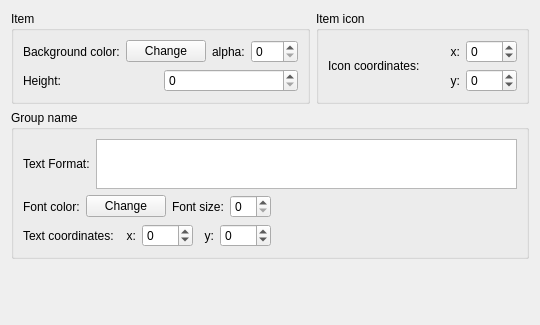
          <widget class="QWidget" name="scrollAreaWidgetContents" >
           <property name="geometry" >
            <rect>
             <x>0</x>
             <y>0</y>
             <width>540</width>
             <height>325</height>
            </rect>
           </property>
           <layout class="QGridLayout" name="gridLayout_7" >
            <item row="0" column="0" >
             <widget class="QGroupBox" name="groupBox_2" >
              <property name="title" >
               <string>Item</string>
              </property>
              <layout class="QGridLayout" name="gridLayout_5" >
               <item row="0" column="0" >
                <layout class="QHBoxLayout" name="horizontalLayout_4" >
                 <item>
                  <widget class="QLabel" name="label_6" >
                   <property name="text" >
                    <string>Background color:</string>
                   </property>
                  </widget>
                 </item>
                 <item>
                  <widget class="QPushButton" name="gBackgroundColor" >
                   <property name="text" >
                    <string>Change</string>
                   </property>
                  </widget>
                 </item>
                 <item>
                  <widget class="QLabel" name="label_49" >
                   <property name="text" >
                    <string>alpha:</string>
                   </property>
                  </widget>
                 </item>
                 <item>
                  <widget class="QSpinBox" name="gBackgroundAlpha" >
                   <property name="maximum" >
                    <number>255</number>
                   </property>
                  </widget>
                 </item>
                </layout>
               </item>
               <item row="1" column="0" >
                <layout class="QHBoxLayout" name="horizontalLayout" >
                 <item>
                  <widget class="QLabel" name="label" >
                   <property name="text" >
                    <string>Height:</string>
                   </property>
                  </widget>
                 </item>
                 <item>
                  <widget class="QSpinBox" name="gHeight" />
                 </item>
                </layout>
               </item>
              </layout>
             </widget>
            </item>
            <item row="0" column="1" >
             <widget class="QGroupBox" name="groupBox_3" >
              <property name="title" >
               <string>Item icon</string>
              </property>
              <layout class="QGridLayout" name="gridLayout_6" >
               <item row="0" column="0" >
                <layout class="QHBoxLayout" name="horizontalLayout_5" >
                 <item>
                  <widget class="QLabel" name="label_7" >
                   <property name="text" >
                    <string>Icon coordinates:</string>
                   </property>
                  </widget>
                 </item>
                 <item>
                  <layout class="QGridLayout" name="gridLayout_3" >
                   <item row="0" column="0" >
                    <widget class="QLabel" name="label_8" >
                     <property name="text" >
                      <string>x:</string>
                     </property>
                     <property name="alignment" >
                      <set>Qt::AlignRight|Qt::AlignTrailing|Qt::AlignVCenter</set>
                     </property>
                    </widget>
                   </item>
                   <item row="0" column="1" >
                    <widget class="QSpinBox" name="gIconCoordinates0" >
                     <property name="minimum" >
                      <number>-500</number>
                     </property>
                     <property name="maximum" >
                      <number>500</number>
                     </property>
                    </widget>
                   </item>
                   <item row="1" column="0" >
                    <widget class="QLabel" name="label_9" >
                     <property name="text" >
                      <string>y:</string>
                     </property>
                     <property name="alignment" >
                      <set>Qt::AlignRight|Qt::AlignTrailing|Qt::AlignVCenter</set>
                     </property>
                    </widget>
                   </item>
                   <item row="1" column="1" >
                    <widget class="QSpinBox" name="gIconCoordinates1" >
                     <property name="minimum" >
                      <number>-500</number>
                     </property>
                     <property name="value" >
                      <number>0</number>
                     </property>
                    </widget>
                   </item>
                  </layout>
                 </item>
                </layout>
               </item>
              </layout>
             </widget>
            </item>
            <item row="1" column="0" colspan="2" >
             <widget class="QGroupBox" name="groupBox" >
              <property name="title" >
               <string>Group name</string>
              </property>
              <layout class="QGridLayout" name="gridLayout_2" >
               <item row="0" column="0" colspan="3" >
                <layout class="QHBoxLayout" name="horizontalLayout_2" >
                 <item>
                  <widget class="QLabel" name="label_2" >
                   <property name="text" >
                    <string>Text Format:</string>
                   </property>
                  </widget>
                 </item>
                 <item>
                  <widget class="QTextEdit" name="textFormat" >
                   <property name="maximumSize" >
                    <size>
                     <width>16777215</width>
                     <height>50</height>
                    </size>
                   </property>
                  </widget>
                 </item>
                </layout>
               </item>
               <item row="1" column="0" >
                <layout class="QHBoxLayout" name="horizontalLayout_6" >
                 <item>
                  <widget class="QLabel" name="label_10" >
                   <property name="text" >
                    <string>Font color:</string>
                   </property>
                  </widget>
                 </item>
                 <item>
                  <widget class="QPushButton" name="gFontColor" >
                   <property name="text" >
                    <string>Change</string>
                   </property>
                  </widget>
                 </item>
                </layout>
               </item>
               <item row="1" column="1" >
                <layout class="QHBoxLayout" name="horizontalLayout_7" >
                 <item>
                  <widget class="QLabel" name="label_11" >
                   <property name="text" >
                    <string>Font size:</string>
                   </property>
                  </widget>
                 </item>
                 <item>
                  <widget class="QSpinBox" name="gFontSize" />
                 </item>
                </layout>
               </item>
               <item rowspan="2" row="1" column="2" >
                <spacer name="horizontalSpacer_2" >
                 <property name="orientation" >
                  <enum>Qt::Horizontal</enum>
                 </property>
                 <property name="sizeHint" stdset="0" >
                  <size>
                   <width>255</width>
                   <height>38</height>
                  </size>
                 </property>
                </spacer>
               </item>
               <item row="2" column="0" colspan="2" >
                <layout class="QHBoxLayout" name="horizontalLayout_3" >
                 <item>
                  <widget class="QLabel" name="label_3" >
                   <property name="text" >
                    <string>Text coordinates:</string>
                   </property>
                  </widget>
                 </item>
                 <item>
                  <widget class="QLabel" name="label_4" >
                   <property name="text" >
                    <string>x:</string>
                   </property>
                   <property name="alignment" >
                    <set>Qt::AlignRight|Qt::AlignTrailing|Qt::AlignVCenter</set>
                   </property>
                  </widget>
                 </item>
                 <item>
                  <widget class="QSpinBox" name="gTextCoordinates0" >
                   <property name="minimum" >
                    <number>-500</number>
                   </property>
                   <property name="maximum" >
                    <number>500</number>
                   </property>
                  </widget>
                 </item>
                 <item>
                  <widget class="QLabel" name="label_5" >
                   <property name="text" >
                    <string>y:</string>
                   </property>
                   <property name="alignment" >
                    <set>Qt::AlignRight|Qt::AlignTrailing|Qt::AlignVCenter</set>
                   </property>
                  </widget>
                 </item>
                 <item>
                  <widget class="QSpinBox" name="gTextCoordinates1" >
                   <property name="minimum" >
                    <number>-500</number>
                   </property>
                   <property name="value" >
                    <number>0</number>
                   </property>
                  </widget>
                 </item>
                </layout>
               </item>
              </layout>
             </widget>
            </item>
            <item row="2" column="1" >
             <spacer name="verticalSpacer" >
              <property name="orientation" >
               <enum>Qt::Vertical</enum>
              </property>
              <property name="sizeHint" stdset="0" >
               <size>
                <width>20</width>
                <height>60</height>
               </size>
              </property>
             </spacer>
            </item>
           </layout>
          </widget>
